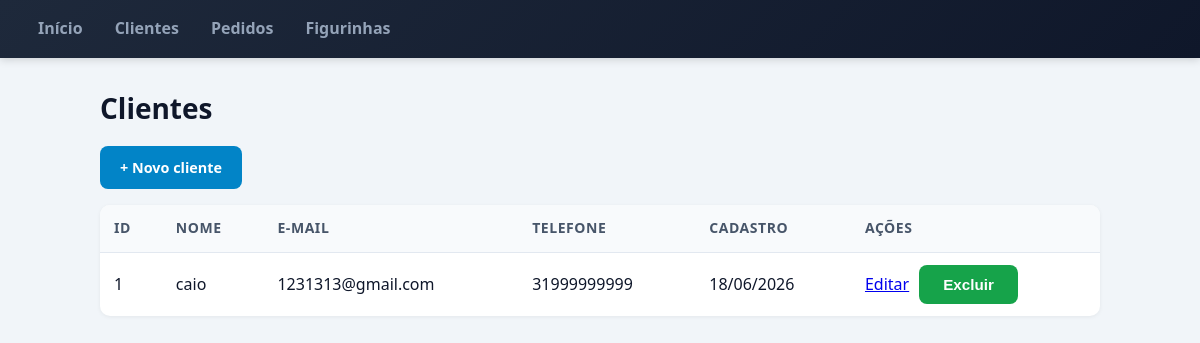
/clientes/, run on the app's committed database.
### models/cliente.py (models this page shows, shortened)
class Cliente(ModeloBase):
    __tablename__ = "clientes"
    nome = db.Column(db.String(120), nullable=False)
    email = db.Column(db.String(120), nullable=False)
    telefone = db.Column(db.String(20), nullable=True)
    pedidos = db.relationship(
        "Pedido", back_populates="cliente", lazy=True, cascade="all, delete-orphan"
    )
    @classmethod
    def listar_ordenados(cls):
        return cls.query.order_by(cls.nome).all()

### controllers/clientes_controller.py (the view)
@clientes_bp.route("/")
def listar():
    return render_template("clientes/lista.html", clientes=Cliente.listar_ordenados())

### views/templates/clientes/lista.html (shortened to what this page needs)
{% extends "layout.html" %}
{% block content %}
<h1>Clientes</h1>
<p><a class="btn" href="{{ url_for('clientes.cadastrar') }}">+ Novo cliente</a></p>
{% if clientes %}
<table>
    <thead>
        <tr>
            <th>Id</th>
            <th>Nome</th>
            <th>E-mail</th>
            <th>Telefone</th>
            <th>Cadastro</th>
            <th>Ações</th>
        </tr>
    </thead>
    <tbody>
        {% for cliente in clientes %}
        <tr>
            <td>{{ cliente.id }}</td>
            <td>{{ cliente.nome }}</td>
            <td>{{ cliente.email }}</td>
            <td>{{ cliente.telefone or '—' }}</td>
            <td>{{ cliente.data_criacao.strftime('%d/%m/%Y') }}</td>
            <td class="acoes">
                <a href="{{ url_for('clientes.editar', cliente_id=cliente.id) }}">Editar</a>
                <form method="POST" action="{{ url_for('clientes.excluir', cliente_id=cliente.id) }}"
                      onsubmit="return confirm('Excluir {{ cliente.nome }}?');">
                    <button type="submit" class="btn-danger">Excluir</button>
                </form>
            </td>
        </tr>
        {% endfor %}
    </tbody>
</table>
{% else %}
<p class="vazio">Nenhum cliente cadastrado.</p>
{% endif %}
{% endblock %}

### views/static/css/style.css (style rules this page uses)
*, *::before, *::after { box-sizing: border-box; }
body { font-family: "Segoe UI", system-ui, -apple-system, Arial, sans-serif; margin: 0; background: #f1f5f9; color: #0f172a; line-height: 1.6; }
h1 { font-size: 1.75rem; margin: 0 0 0.25rem; color: #0f172a; }
table { width: 100%; border-collapse: collapse; background: #fff; border-radius: 10px; overflow: hidden; box-shadow: 0 1px 4px rgba(0, 0, 0, 0.06); margin-bottom: 1rem; }
th, td { padding: 12px 14px; border-bottom: 1px solid #e2e8f0; text-align: left; }
th { background: #f8fafc; font-weight: 600; color: #475569; font-size: 0.875rem; text-transform: uppercase; letter-spacing: 0.04em; }
tbody tr:last-child td { border-bottom: none; }
.acoes { display: flex; gap: 10px; align-items: center; white-space: nowrap; }
.acoes form { margin: 0; }
.btn { display: inline-block; padding: 10px 20px; background: #0284c7; color: #fff; text-decoration: none; border-radius: 8px; font-weight: 600; font-size: 0.9rem; transition: background 0.2s, transform 0.15s; border: none; cursor: pointer; }
.btn-danger { background: #dc2626; color: #fff; border: none; padding: 6px 12px; border-radius: 6px; cursor: pointer; font-size: 0.85rem; font-weight: 500; transition: background 0.2s; }
button[type="submit"] { padding: 11px 24px; background: #16a34a; color: #fff; border: none; border-radius: 8px; cursor: pointer; font-weight: 600; font-size: 0.95rem; transition: background 0.2s, transform 0.15s; }
form { max-width: 640px; }
form p a, p a { color: #0284c7; text-decoration: none; font-weight: 500; }

### data on the page
Cliente: id "1", nome "caio", email "1231313@gmail.com", telefone "31999999999", data_criacao "18/06/2026"
